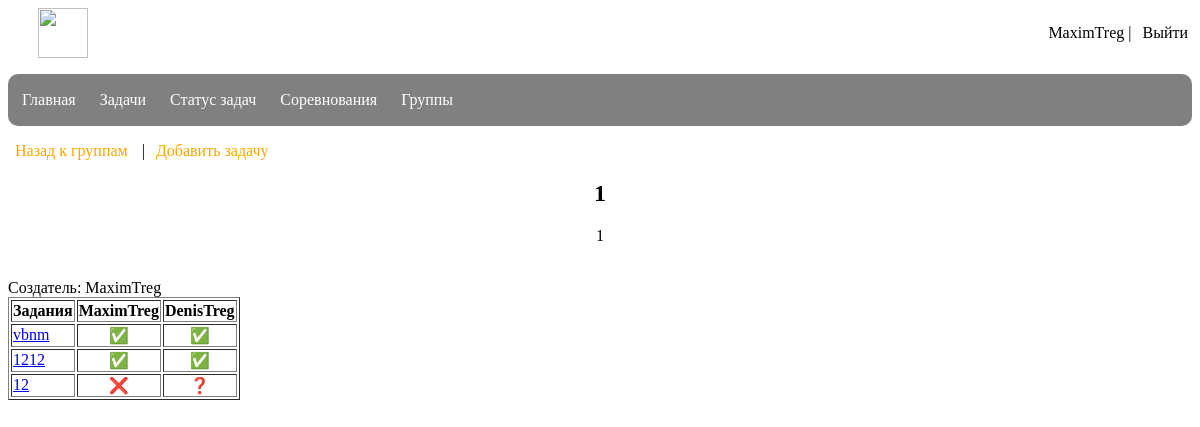
The app's page /groups/1 (signed in) with its own data.
### app/models.py (models this page shows, shortened)
class User(UserMixin, db.Model):
    id = db.Column(db.Integer, primary_key=True)
    username = db.Column(db.String(50), index=True, unique=True)
    email = db.Column(db.String(120), index=True, unique=True)
    password_hash = db.Column(db.String(128))
    groups = db.relationship('UserGroup', backref='user', lazy='dynamic')
    tasks = db.relationship('Task', backref='creator', lazy='dynamic')
    solutions = db.relationship('Solution', backref='user', lazy='dynamic')
    def get_tasks_status(self, user_id):
        solved_tasks = [solution for solution in self.solutions]
        all_tasks = Task.query.all()
        tasks_status = {}
        for task in all_tasks:
            if Solution.query.filter_by(task_id=task.id, user_id=user_id).first() is not None:
                solved_tasks1 = Solution.query.filter_by(task_id=task.id, user_id=user_id)
                is_correct = 0
                for solution in solved_tasks1:
                    print(solution.attempt)
                    is_correct = max(str(task.answer) == str(solution.attempt), is_correct)
                print('jkhjk')
                print(is_correct)
                status = "✅" if is_correct or task.id in tasks_status and tasks_status[task.id]['status'] == "✅" else "❌"
            else:
                status = "❓"
            tasks_status[task.id] = {
                'id': task.id,
                'title': task.title,
                'status': status
            }
        print(tasks_status)
        return tasks_status

class Groups(db.Model):
    id = db.Column(db.Integer, primary_key=True, nullable=False)
    title = db.Column(db.String(100), unique=True, nullable=False)
    statement = db.Column(db.Text, nullable=True)
    admin = db.Column(db.Integer, db.ForeignKey('user.id'))
    users = db.relationship('UserGroup', backref='group', lazy='dynamic')
    tasks = db.relationship('TaskGroup', backref='group', lazy='dynamic')

class Task(db.Model):
    id = db.Column(db.Integer, primary_key=True)
    statement = db.Column(db.String)
    creator_id = db.Column(db.Integer, db.ForeignKey('user.id'))
    title = db.Column(db.String(60))
    answer = db.Column(db.String(60))
    solutions = db.relationship('Solution', backref='task', lazy='dynamic')
    groups = db.relationship('TaskGroup', backref='task', lazy='dynamic')

class Solution(db.Model):
    id = db.Column(db.Integer, primary_key=True)
    task_id = db.Column(db.Integer, db.ForeignKey('task.id'))
    attempt = db.Column(db.String)
    date = db.Column(db.DateTime, index=True, default=datetime.now(), nullable=False)
    user_id = db.Column(db.Integer, db.ForeignKey('user.id'))

### app/routes.py (the view)
@app.route('/groups', defaults={'id': None})
@app.route('/groups/<int:id>')
def groups(id):
    if id:
        group = Groups.query.get(id)
        admin = User.query.get(group.admin)
        return render_template('group.html',  cureent_user=current_user, group=group, admin=admin, User=User, UserGroup=UserGroup, Task=Task, TaskGroup=TaskGroup)
    groups = Groups.query.all()
    return render_template('groups.html', groups=groups)

### app/models.py (called while the page is built)
@login.user_loader
def load_user(id):
    return User.query.get(int(id))

### app/templates/group.html (shortened to what this page needs)
{% extends "base.html" %}
{% block content %}
<a href="{{ url_for('groups') }}" class="sub">Назад к группам</a>
{% if not current_user.is_anonymous %}
|
<a href="/add_task_group/{{ group.id }}" class="sub">Добавить задачу</a>
{% endif %}
<h2>{{ group.title }}</h2>
<p class="statement">{{ group.statement }}</p>
<br>
Создатель: {{ admin.username }}
<br>
{% if not current_user.is_anonymous %}
    <table border="1">
        <thead>
            <tr>
                <th>Задания</th>
                {% for user in group.users %}
                    <th>{{ User.query.get(UserGroup.query.get(user.id).user_id).username }}</th>
                {% endfor %}
            </tr>
        </thead>
        <tbody>
        {% for task in group.tasks %}
            <tr>
                <td><a href="/tasks/{{ TaskGroup.query.get(task.id).task_id}}">{{ Task.query.get(TaskGroup.query.get(task.id).task_id).title }}</a></td>
                {% for user in group.users %}
                    <th>{{ User.query.get(UserGroup.query.get(user.id).user_id).get_tasks_status(UserGroup.query.get(user.id).user_id)[TaskGroup.query.get(task.id).task_id]['status'] }}</th>
                {% endfor %}
            </tr>
        {% endfor %}
        </tbody>
    </table>
{% endif %}
{% endblock %}

### app/templates/base.html (shortened to what this page needs)
<html>
    <head>
        <link type="text/css" href="../static/css/styles.css" rel="stylesheet" />
    </head>
    <body>
        <div id="header">
            <a href="/"><img class="logo" src="../static/images/logo.png"></a>
            <div>
                {% if current_user.is_anonymous %}
                <a href="/login" class="login">Войти</a>
                |
                <a href="/register" class="login">Зарегистрироваться</a>
                {% else %}
                <a href="/profile" id="profile_button"> {{ current_user.username }} </a>
                |
                <a href="{{ '/logout' }}" class="login">Выйти</a>
                {% endif %}
            </div>
        </div>
        <div id="menu">
            <ul>
                <li><a href="/">Главная</a></li>
                <li><a href="/tasks">Задачи</a></li>
                {% if not current_user.is_anonymous %}
                    <li><a href="/tasks_status">Статус задач</a></li>
                {% endif %}
                <li><a href="/contests">Соревнования</a></li>
                <li><a href="/groups">Группы</a></li>
            </ul>
        </div>
        {% block content %}{% endblock %}
    </body>
</html>

### app/static/css/styles.css (style rules this page uses)
body { font-family: Comic Sans MS; }
ul { list-style-type: none; padding: 7px; overflow: hidden; background-color: grey; border-radius: 10px; }
.logo { height: 50px; margin-left: 30px; }
#header { display: flex; justify-content: space-between; align-items: center; }
.login { color: black; text-align: center; }
.login { padding: 4px; padding-left: 7px; color: black; border-radius: 5px; text-decoration: none; }
li { float: left; }
li a { display: block; color: white; text-align: center; margin-right: 10px; padding: 10px; padding-left: 7px; padding-right: 7px; border-radius: 10px; text-decoration: none; }
#profile_button { color: black; text-decoration: none; }
h2 { text-align: center; }
.sub { padding: 10px; padding-left: 7px; color: orange; border-radius: 5px; text-decoration: none; }
.statement { text-align: center; }

### records on screen
User: username "MaximTreg", query.get "MaximTreg"
Groups: title "1", statement "1"
User: query.get "DenisTreg"
Task: query.get "vbnm"
Solution: query.get "✅", query.get "❌"
Solution: query.get "✅", query.get "❓"
Task: query.get "1212"
Task: query.get "12"
